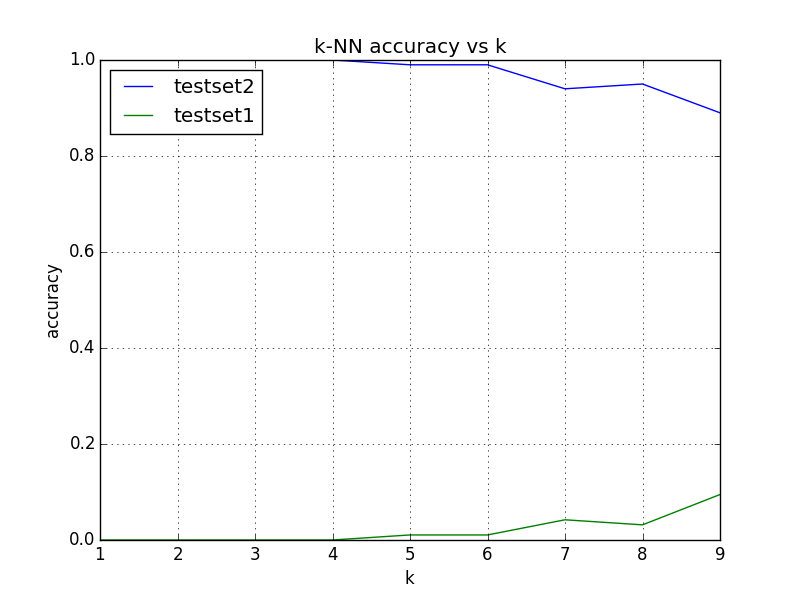

Source code (Python):
import numpy as np
from sklearn.neighbors import KNeighborsClassifier
from pylab import *
import csv

def load(fileName):
	y = []
	X = []

	reader = csv.reader(open(fileName))
	for row in reader:
		y.append(int(float(row[-1])))
		X.append([float(x) for x in row[:-1]])

	X = np.array(X)
	y = np.array(y)
	return X,y


X,y = load('datasets/trainr3.csv')
Xtest1,ytest1 =  load('datasets/testr30.csv')
Xtest2,ytest2 =  load('datasets/testr31.csv')


score1 = []
score2 = []
kMax = 10

for k  in range(1,kMax):
	neigh = KNeighborsClassifier(n_neighbors=k)
	neigh.fit(X,y)
	score1.append(neigh.score(Xtest1,ytest1))
	score2.append(neigh.score(Xtest2,ytest2))


#plot scores
xlabel('k')
ylabel('accuracy')
title('k-NN accuracy vs k')
grid(True)
plot(np.arange(1,kMax),score1,label = 'testset2')
plot(np.arange(1,kMax),score2,label = 'testset1')
legend(loc='upper left')
savefig('q2.png')
print('q2 done')